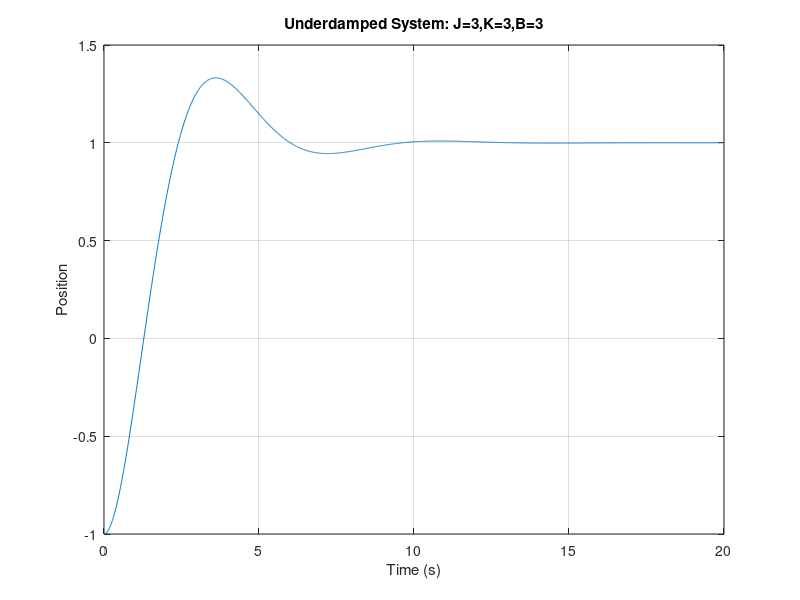

This figure's MATLAB source:
%% Problem 3

clear all

% Constants
J = 3;
K = 3;
B = 3;

% Time stuff
t_i = 0;
t_f = 20;
dt = 0.01;
step = t_f/dt;


% State space vars
A = [0,1;-K/J,-B/J];
B = [0;K/J];
C = [1,0;0,1];
D = [0;0];
x_0 = [-1;0];
u = 1;
x_dot = A*x_0 + B*u;

for t = 1:step
    x_0 = x_dot*dt + x_0;
    x_dot = A*x_0 + B*u;
    y(t) = x_0(1);
end

time = linspace(0,step*dt,step);

figure(5)
plot(time,y)
title('Underdamped System: J=3,K=3,B=3')
grid on
xlabel('Time (s)')
ylabel('Position')

